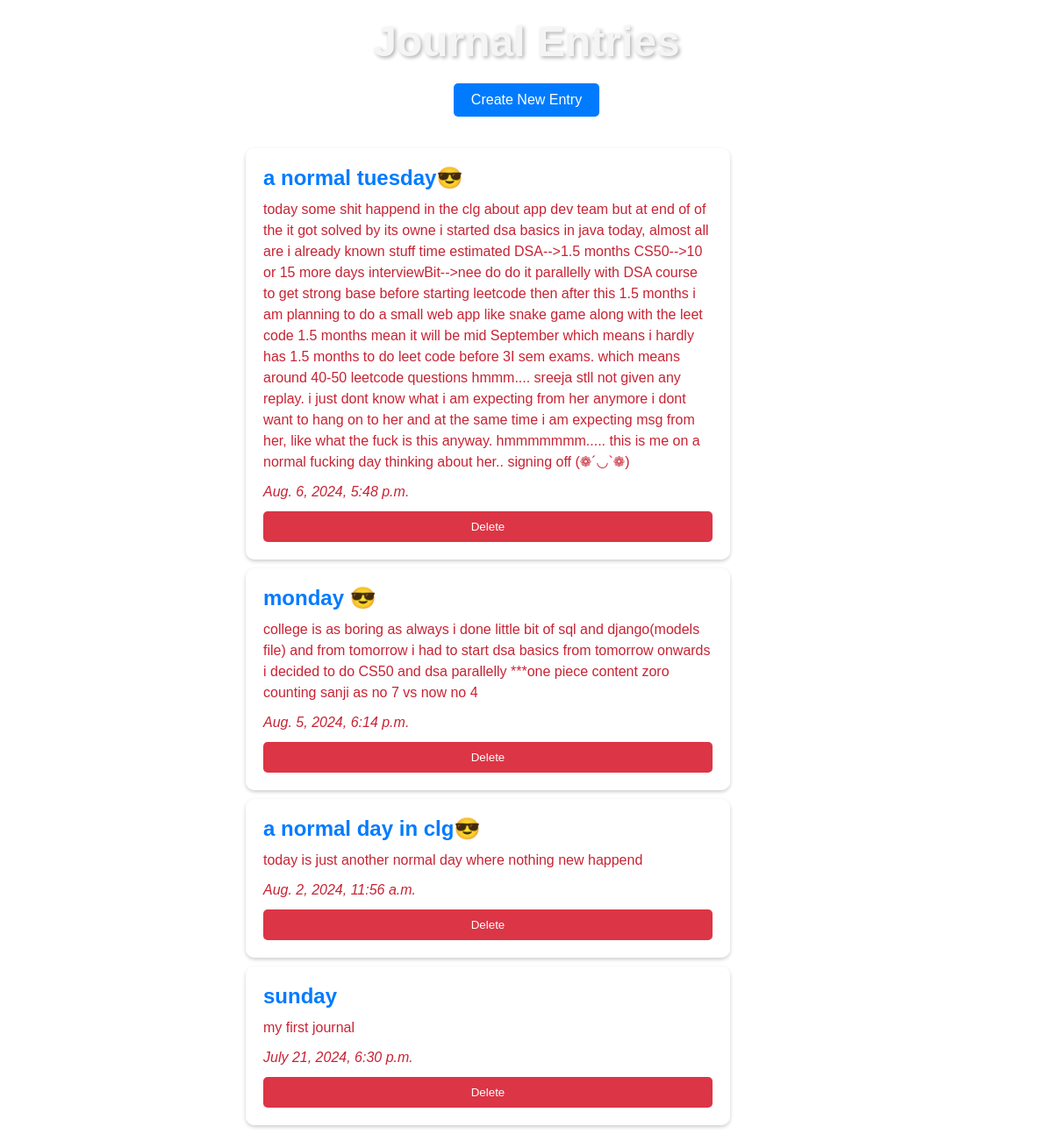
The app's page /, older data.
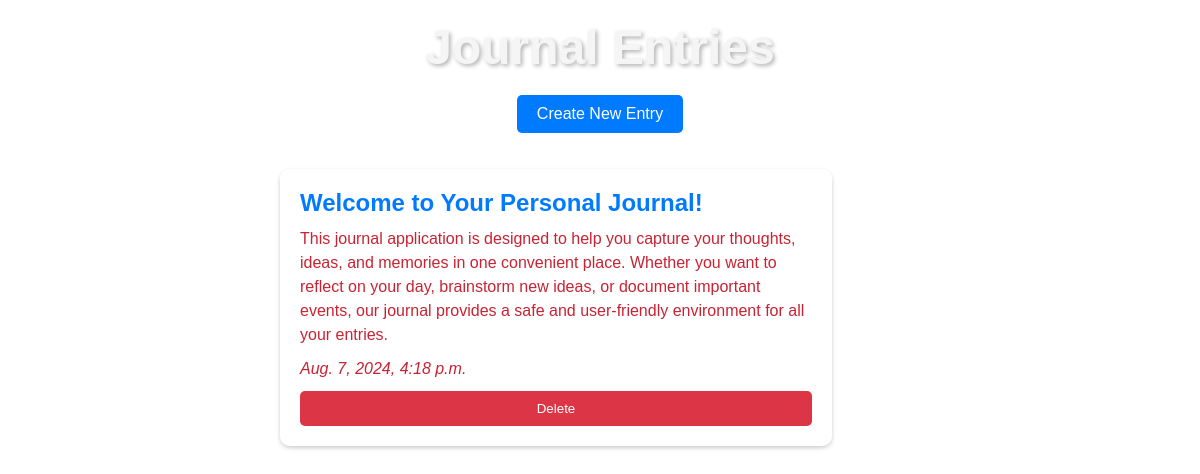
The same page, newer data.
### first_app/models.py (models this page shows, shortened)
class JournalEntry(models.Model):
    title = models.CharField(max_length=200)
    content = models.TextField()
    created_at = models.DateTimeField(default=timezone.now)

### first_app/views.py (the view)
# urls.py: path('', views.journal_list, name='journal_list'),
def journal_list(request):
    entries = JournalEntry.objects.all().order_by('-created_at')
    return render(request, 'journal/journal_list.html', {'entries': entries})

### first_app/templates/journal/journal_list.html (shortened to what this page needs)
<!DOCTYPE html>
<html>
<head>
    {% load static %}
    <link rel="stylesheet" type="text/css" href="{% static 'journal/css/styles.css' %}">
</head>
<body>
    <h1>Journal Entries</h1>
    <a href="{% url 'journal_create' %}">Create New Entry</a>
    <ul>
        {% for entry in entries %}
            <li>
                <h2 class="H2">{{ entry.title }}</h2>
                <p>{{ entry.content }}</p>
                <p><em>{{ entry.created_at }}</em></p>
                <form method="post" action="{% url 'journal_delete' entry.pk %}">
                    <button type="submit">Delete</button>
                </form>
            </li>
        {% endfor %}
    </ul>
</body>
</html>

### first_app/static/journal/css/styles.css (style rules this page uses)
body { font-family: Arial, sans-serif; color: #c82333; margin: 0; padding: 0; display: flex; flex-direction: column; align-items: center; background-image: url('https://www.google.com/imgres?q=notes%20background%20image&imgurl=https%3A%2F%2Fst4.depositphotos.com%2F18186852%2F40791%2Fi%2F450%2Fdepositphotos_407914094-stock-photo-bright-colored-sticky-notes-blue.jpg&imgrefurl=https%3A%2F%2Fwww.everypixel.com%2Ftag%2Freminder&docid=UJ4v2sLbgvM-bM&tbnid=2_qWhCyy3sC-DM&vet=12ahUKEwjI8s2y6MqJAxXZ1jQHHaHzMFkQM3oECFIQAA..i&w=600&h=400&hcb=2&ved=2ahUKEwjI8s2y6MqJAxXZ1jQHHaHzMFkQM3oECFIQAA'); background-size: cover; background-repeat: no-repeat; min-height: 100vh; }
h1 { color: whitesmoke; margin: 20px 0; text-align: center; font-size: 3em; text-shadow: 2px 2px 4px rgba(0, 0, 0, 0.3); }
a { background-color: #007bff; color: white; padding: 10px 20px; text-decoration: none; border-radius: 5px; margin-bottom: 20px; transition: background-color 0.3s ease-in-out; }
ul { list-style-type: none; padding: 0; }
li { background-color: rgba(255, 255, 255, 0.8); padding: 20px; margin-bottom: 10px; border-radius: 10px; box-shadow: 0 2px 4px rgba(0, 0, 0, 0.2); width: 80%; max-width: 600px; }
h2, .H2 { align-items: center; margin: 0 0 10px; color: #007bff; font-weight: bold; }
p { margin: 0 0 10px; line-height: 1.5; }
form { display: flex; flex-direction: column; width: 100%; max-width: 600px; }
button { background-color: #dc3545; color: white; padding: 10px 20px; border: none; border-radius: 5px; cursor: pointer; transition: background-color 0.3s ease-in-out; }

Row changes from the older to the newer data that the page shows:
removed JournalEntry: title "a normal tuesday😎", content "today some shit happend in the clg about app dev team but at end of of the it got solved by its owne i started dsa basics in java today, almost all are i already known stuff time estimated DSA-->1.5 months CS50-->10 or 15 more days interviewBit-->nee do do it parallelly with DSA course to get strong base before starting leetcode then after this 1.5 months i am planning to do a small web app like snake game along with the leet code 1.5 months mean it will be mid September which means i hardly has 1.5 months to do leet code before 3I sem exams. which means around 40-50 leetcode questions hmmm.... sreeja stll not given any replay. i just dont know what i am expecting from her anymore i dont…", created_at "Aug. 6, 2024, 5:48 p.m."
removed JournalEntry: title "monday 😎", content "college is as boring as always i done little bit of sql and django(models file) and from tomorrow i had to start dsa basics from tomorrow onwards i decided to do CS50 and dsa parallelly ***one piece content zoro counting sanji as no 7 vs now no 4", created_at "Aug. 5, 2024, 6:14 p.m."
removed JournalEntry: title "a normal day in clg😎", content "today is just another normal day where nothing new happend", created_at "Aug. 2, 2024, 11:56 a.m."
removed JournalEntry: title "sunday", content "my first journal", created_at "July 21, 2024, 6:30 p.m."
added JournalEntry: title "Welcome to Your Personal Journal!", content "This journal application is designed to help you capture your thoughts, ideas, and memories in one convenient place. Whether you want to reflect on your day, brainstorm new ideas, or document important events, our journal provides a safe and user-friendly environment for all your entries.", created_at "Aug. 7, 2024, 4:18 p.m."
